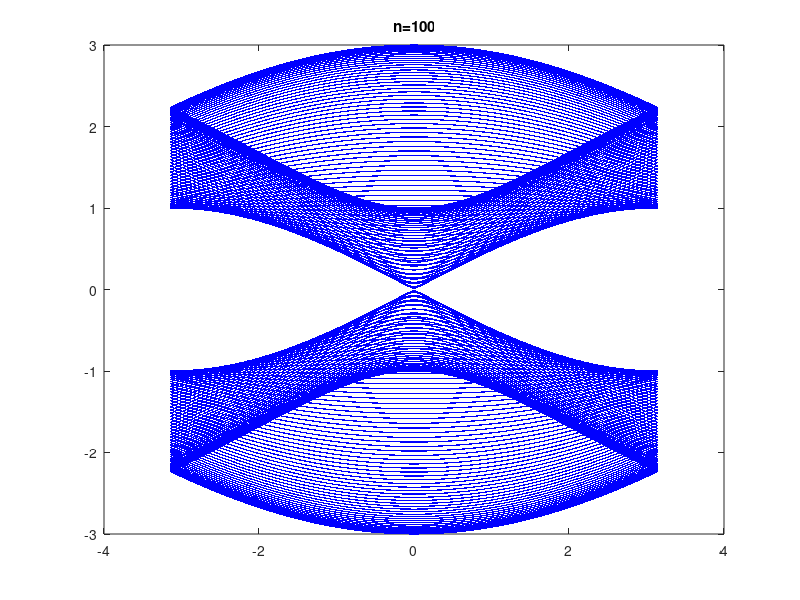

Write the MATLAB code that produced this figure. (Note: this script raises an error after producing the figure.)
%% EDGE STATES

% We look at a strip geometry of 30-40 unitcells with armchair termination
% and momentum parallel to the zig-zag edge. In this case the armchair
% termination is for the x edge, and momentum parallel to the y edge is
% therefore k_x

%% 3-STEP PERIODIC DRIVING
clear all
home

% Parameters
omega=0.53;
T=2*pi/omega;
delta=0.0;

% Time parameters
n_t=100;
t=[linspace(0,T/3,n_t),linspace(T/3,2*T/3,n_t),linspace(2*T/3,T,n_t)];
dt=t(2)-t(1);

% Reciprocal Lattice Parameters
l=sqrt((4*(pi^2)/9)/(3/4));
a=2*pi*cos(30*pi/180)/3;
b=2*pi*sin(30*pi/180)/3;


% Hamiltonin parameters
N_layers=100;
main_diag=ones(N_layers,1);
sup_diag=ones(N_layers-1,1);
inf_diag=ones(N_layers-1,1);
diagonal=(delta/2)*ones(N_layers,1);
%% ARMCHAIR TERMINATION STATIC SYSTEM

% Momentum range
kx_min=linspace(-pi,0,1000);
kx_max=linspace(0,pi,1000);
kx=[kx_min,kx_max];

for j=1:length(kx)
    
    % Construction of the hamiltonian
    H=zeros(2*N_layers,2*N_layers);
    gamma=zeros(N_layers,N_layers);
    
    k_par=kx(j);
    
for p=1:N_layers
        
        if mod(p,2)==0
            main_diag(p)=exp(1i*k_par);
        end
    end
    
    gamma=-diag(main_diag,0)-diag(sup_diag,1)-diag(inf_diag,-1);  
    H=[diag(diagonal),gamma;
        conj(gamma), diag(-diagonal)];
    
    % Edge state dispersion
    E_edge(:,j)=eig(H);
end

figure (1)
box on
hold on
for j=1:2*N_layers
plot(kx,E_edge(j,:),'.b','MarkerSize',2)
end
hold off
title(['n=',num2str(N_layers)])
ax=gca;
ax = gca;
ax.FontSize = 16;
xlim([-pi pi])
ylim([-3 3])
xlabel('$k_{\parallel}a$','FontSize',18,'FontWeight','bold','Interpret','latex')
ylabel('$E/J$','FontSize',18,'FontWeight','bold','Interpret','latex')
hold off

%% ARMCHAIR TERMINATION DRIVEN SYSTEM

% Momentum range
kx_min=linspace(-pi,0,100);
kx_max=linspace(0,pi,100);
kx=[kx_min,kx_max];    

for i=1:length(kx);   
   
    % Hamiltonian construction
    for s=1:N_layers
        if mod(s,2)==0
            main_diag(s)=exp(1i*kx(i));
        end
    end    
    gamma1=diag(main_diag,0);
    gamma2=diag(inf_diag,-1);
    gamma3=diag(sup_diag,1);
    
    H1=[diag(diagonal),gamma1;
        conj(transpose(gamma1)), diag(-diagonal)];
   
    H2=[diag(diagonal),gamma2;
        conj(transpose(gamma2)),diag(-diagonal)];
    
    H3=[diag(diagonal),gamma3;
        conj(transpose(gamma3)),diag(-diagonal)];
  
       
     % Time evolution operator and quasi-energy
     U1=(expm(-1i*dt*H1))^n_t;
     U2=(expm(-1i*dt*H2))^n_t;
     U3=(expm(-1i*dt*H3))^n_t;
     prod=U1*U2*U3;
     U_diag=eig(prod);
     
     for f=1:2*N_layers    
     eps_edge(f,i)=1i*log(U_diag(f))./T;
    end
end
     

%%

figure (2)
close all
box on
hold on
for j=1:2*N_layers
plot(kx,eps_edge(j,:)*T,'.b','MarkerSize',3)
end
title(['n=',num2str(N_layers),'  \omega=',num2str(2*pi/T), ' \Delta /J =', num2str(delta)])
ax=gca;
ax = gca;
ax.FontSize = 12;
xlim([-pi pi])
ylim([-pi pi])
xlabel('$k_{\parallel}a$','FontSize',18,'FontWeight','bold','Interpret','latex')
ylabel('$ET/J$','FontSize',18,'FontWeight','bold','Interpret','latex')
hold off
